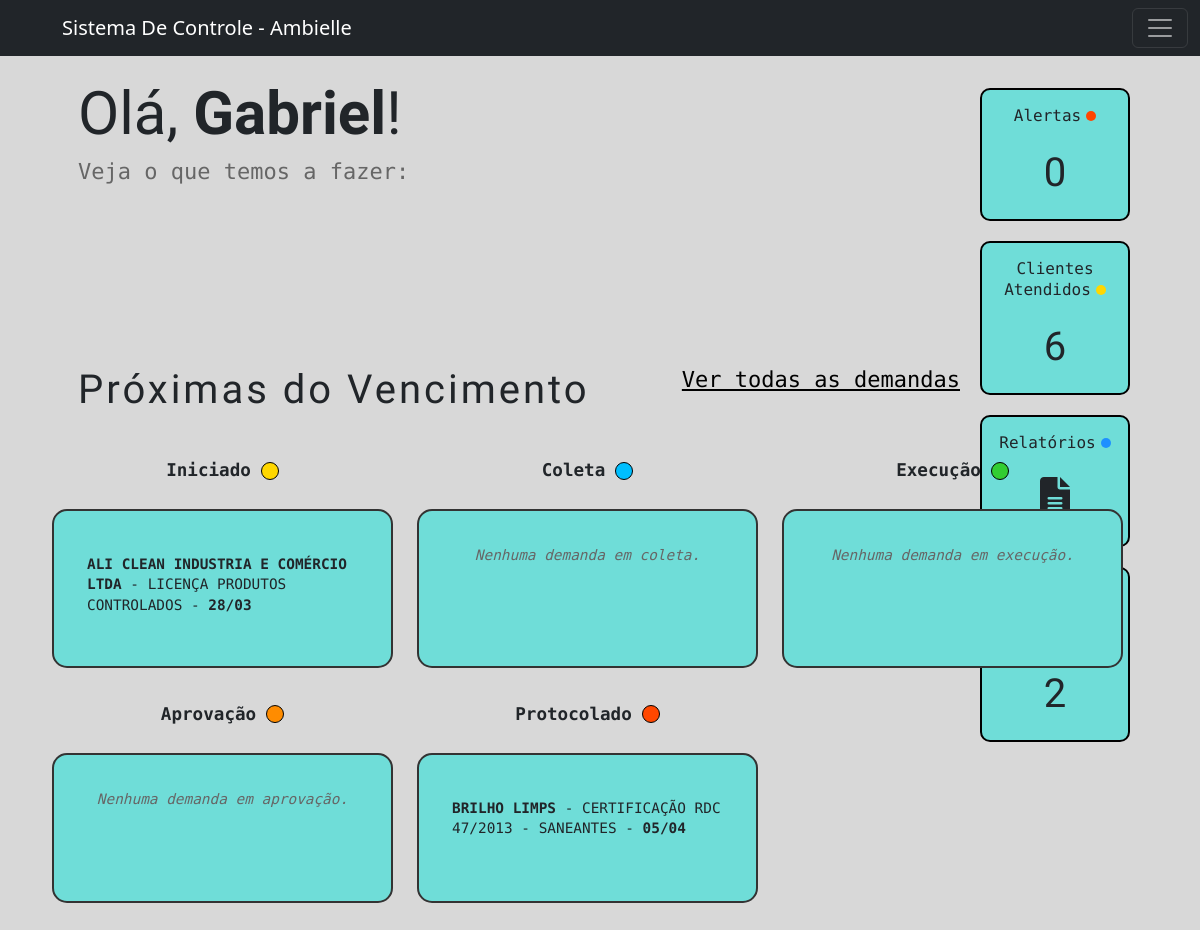
Screenshot of /ambielle/ (signed in) with the database file from the repository.
### workflow/models.py (models this page shows, shortened)
class Tarefa(models.Model):
    STATUS_CHOICES = [
        ('Iniciado', 'Iniciado'),
        ('Coleta De Informações', 'Coleta de Informações'),
        ('Execucao', 'Execução'),
        ('Aprovação Cliente', 'Aprovação Cliente'),
        ('Concluído', 'Concluído'),
        ('Encerrado', 'Encerrado'),
        ('Protocolado', 'Protocolado'),  # Nova opção adicionada
    ]
    tipo_servico = models.ForeignKey(TipoServico, on_delete=models.CASCADE, related_name="tarefas")
    cliente = models.ForeignKey(Cliente, on_delete=models.CASCADE)
    status = models.CharField(max_length=50, choices=STATUS_CHOICES, default='iniciado')
    data_inicio = models.DateField(default=timezone.now)
    prazo_final = models.DateField(null=True, blank=True)
    observacoes = models.TextField(blank=True, null=True)
    valor_total_servico = models.DecimalField(max_digits=10, decimal_places=2, blank=True, null=True)

class Cliente(models.Model):
    nome = models.CharField(max_length=255)
    endereco = models.CharField(max_length=255)
    numero = models.IntegerField(null=True)
    bairro = models.CharField(max_length=255, blank=True, null=True)
    razao_social = models.CharField(max_length=255, blank=True, null=True)
    telefone = models.CharField(max_length=15)
    email = models.EmailField()
    contato_principal = models.CharField(max_length=255)
    contato_secundario = models.CharField(max_length=255, blank=True, null=True)
    proposta_link = models.URLField(blank=True, null=True)
    cnpj = models.CharField(max_length=15)
    def __str__(self):
        return f"{self.nome}"

class TipoServico(models.Model):
    nome = models.CharField(max_length=50, unique=True)
    orgao = models.CharField(max_length=50, blank=True)
    def __str__(self):
        return f"{self.nome}"

### workflow/views/getPage.py (the view)
# urls.py: path('ambielle/', views.index, name='index'),
@login_required(login_url='workflow:login')
def index(request):
    title = 'Home'
    if request.method == 'POST':
        form = SuporteForm(request.POST)
        if form.is_valid():
            form.save()
            return redirect('workflow:index')  # Redireciona para uma lista de suporte após sucesso
    else:
        form = SuporteForm()
    limite = datetime.today().date() + timedelta(days=30)  # Licenças vencendo nos próximos 30 dias
    licencas_proximas = Licenca.objects.filter(data_vencimento__lte=limite)
    clientes = Cliente.objects.count()
    form = CreateTarefaForm()
    status_choices = Tarefa.STATUS_CHOICES
    hoje = timezone.now().date()
    data_limite = hoje + timedelta(days=450)
    demandas_execucao = Tarefa.objects.filter(status='Execucao', prazo_final__lte=data_limite).order_by('prazo_final')
    demandas_aprovacao = Tarefa.objects.filter(status='Aprovação Cliente', prazo_final__lte=data_limite).order_by('prazo_final')
    demandas_coleta = Tarefa.objects.filter(status='Coleta De Informações', prazo_final__lte=data_limite).order_by('prazo_final')
    demandas_iniciado = Tarefa.objects.filter(status='Iniciado', prazo_final__lte=data_limite).order_by('prazo_final')
    demandas_protocolado = Tarefa.objects.filter(status='Protocolado', prazo_final__lte=data_limite).order_by('prazo_final')
    tarefas_em_aberto = (
        demandas_aprovacao.count() +
        demandas_coleta.count() +
        demandas_execucao.count() +
        demandas_iniciado.count() +
        demandas_protocolado.count()
    )
    context ={
        'form': form,
        'title': title,
        'demandas_execucao': demandas_execucao,
        'demandas_aprovacao': demandas_aprovacao,
        'demandas_coleta': demandas_coleta,
        'demandas_iniciado': demandas_iniciado,
        'demandas_protocolado': demandas_protocolado,
        'clientes': clientes,
        'tarefas_em_aberto': tarefas_em_aberto,
        'licencas': licencas_proximas,
        'status_choices': status_choices
    }
    return render(
        request,
        'workflow/home.html',
        context,
    )

### workflow/templates/workflow/home.html (shortened to what this page needs)
{% extends 'global/base.html' %}
{% block content %}
  <main>
    <section class="dashboard-overview">
      <div class="saudacao-container">
        <div class="saudacao">
          <h1>Olá, <strong>{{ user.first_name }}</strong>!</h1>
          <p>Veja o que temos a fazer:</p>
        </div>
        <div class="alertas">
          <div class="cardHome" id="alertCard" role="button" tabindex="0" aria-label="Ver alertas de licenças">
            <h2>Alertas<span class="dot orange" aria-hidden="true"></span></h2>
            <div class="progress-info">
              <span class="numberof">{{ licencas|length }}</span>
            </div>
          </div>
          <div class="cardHome" id="clientesCard" role="button" tabindex="0" aria-label="Ver clientes atendidos">
            <h2>Clientes Atendidos<span class="dot yellow" aria-hidden="true"></span></h2>
            <div class="progress-info">
              <span class="numberof">{{ clientes }}</span>
            </div>
          </div>
          <div class="cardHome" id="relatoriosCard" role="button" tabindex="0" aria-label="Gerar relatórios">
            <h2>Relatórios<span class="dot blue" aria-hidden="true"></span></h2>
            <div class="progress-info">
              <span class="numberof"><i class="fa-solid fa-file-lines" aria-hidden="true"></i></span>
            </div>
          </div>
          <div class="cardHome" role="button" tabindex="0" aria-label="Tarefas em atendimento">
            <h2>Em Atendimento</h2>
            <div class="progress-info">
              <span class="numberof">{{ tarefas_em_aberto }}</span>
            </div>
          </div>
        </div>
    </section>
    <section class="demand-section">
      <div class="demand-container">
        <div class="prox-demanda">
          <div class="principal">
            <h2>Próximas do Vencimento</h2>
          </div>
          <a href="{% url 'workflow:get_tarefas_filtradas' %}" class="view-all-link">Ver todas as demandas</a>
        </div>
        <div class="demand-cards-wrapper">
          <div class="demand-cards-status">
            <div class="status">
              <h3>
                Iniciado
                <svg xmlns="http://www.w3.org/2000/svg" width="18" height="18" viewBox="0 0 18 18" fill="none" aria-hidden="true">
                  <circle cx="9" cy="9" r="8.5" fill="#FFD700" stroke="black" />
                </svg>
              </h3>
            </div>
            <div class="demand-card">
              {% for demanda in demandas_iniciado %}
                <div class="tarefa-clicavel"
                     data-id="{{ demanda.id }}"
                     data-status="{{ demanda.status }}"
                     role="button"
                     tabindex="0"
                     aria-label="Editar tarefa {{ demanda.cliente }} - {{ demanda.tipo_servico }}">
                  <p>
                    <strong>{{ demanda.cliente|upper }}</strong> - {{ demanda.tipo_servico }} -
                    <strong>{{ demanda.prazo_final|date:'d/m' }}</strong>
                  </p>
                </div>
              {% empty %}
                <p class="empty-state">Nenhuma demanda iniciada.</p>
              {% endfor %}
            </div>
          </div>
          <div class="demand-cards-status">
            <div class="status">
              <h3>
                Coleta
                <svg xmlns="http://www.w3.org/2000/svg" width="18" height="18" viewBox="0 0 18 18" fill="none" aria-hidden="true">
                  <circle cx="9" cy="9" r="8.5" fill="#00BFFF" stroke="black" />
                </svg>
              </h3>
            </div>
            <div class="demand-card">
              {% for demanda in demandas_coleta %}
                <div class="tarefa-clicavel"
                     data-id="{{ demanda.id }}"
                     data-status="{{ demanda.status }}"
                     role="button"
                     tabindex="0"
                     aria-label="Editar tarefa {{ demanda.cliente }} - {{ demanda.tipo_servico }}">
                  <p>
                    <strong>{{ demanda.cliente|upper }}</strong> - {{ demanda.tipo_servico }} -
                    <strong>{{ demanda.prazo_final|date:'d/m' }}</strong>
                  </p>
                </div>
              {% empty %}
                <p class="empty-state">Nenhuma demanda em coleta.</p>
              {% endfor %}
            </div>
          </div>
          <div class="demand-cards-status">
            <div class="status">
              <h3>
                Execução
                <svg xmlns="http://www.w3.org/2000/svg" width="18" height="18" viewBox="0 0 18 18" fill="none" aria-hidden="true">
                  <circle cx="9" cy="9" r="8.5" fill="#32CD32" stroke="black" />
                </svg>
              </h3>
            </div>
            <div class="demand-card">
              {% for demanda in demandas_execucao %}
                <div class="tarefa-clicavel"
                     data-id="{{ demanda.id }}"
                     data-status="{{ demanda.status }}"
                     role="button"
                     tabindex="0"
                     aria-label="Editar tarefa {{ demanda.cliente }} - {{ demanda.tipo_servico }}">
                  <p>
                    <strong>{{ demanda.cliente|upper }}</strong> - {{ demanda.tipo_servico }} -
                    <strong>{{ demanda.prazo_final|date:'d/m' }}</strong>
                  </p>
                </div>
              {% empty %}
                <p class="empty-state">Nenhuma demanda em execução.</p>
              {% endfor %}
            </div>
          </div>
          <div class="demand-cards-status">
            <div class="status">
              <h3>
                Aprovação
                <svg xmlns="http://www.w3.org/2000/svg" width="18" height="19" viewBox="0 0 18 19" fill="none" aria-hidden="true">
                  <circle cx="9" cy="9.04138" r="8.5" fill="#FF8C00" stroke="black" />
                </svg>
              </h3>
            </div>
            <div class="demand-card">
              {% for demanda in demandas_aprovacao %}
                <div class="tarefa-clicavel"
                     data-id="{{ demanda.id }}"
                     data-status="{{ demanda.status }}"
                     role="button"
                     tabindex="0"
                     aria-label="Editar tarefa {{ demanda.cliente }} - {{ demanda.tipo_servico }}">
                  <p>
                    <strong>{{ demanda.cliente|upper }}</strong> - {{ demanda.tipo_servico }} -
                    <strong>{{ demanda.prazo_final|date:'d/m' }}</strong>
                  </p>
                </div>
              {% empty %}
                <p class="empty-state">Nenhuma demanda em aprovação.</p>
              {% endfor %}
            </div>
          </div>
          <div class="demand-cards-status">
            <div class="status">
              <h3>
                Protocolado
                <svg xmlns="http://www.w3.org/2000/svg" width="18" height="18" viewBox="0 0 18 18" fill="none" aria-hidden="true">
                  <circle cx="9" cy="9" r="8.5" fill="#FF4700" stroke="black" />
                </svg>
              </h3>
            </div>
            <div class="demand-card">
              {% for demanda in demandas_protocolado %}
                <div class="tarefa-clicavel"
                     data-id="{{ demanda.id }}"
                     data-status="{{ demanda.status }}"
                     role="button"
                     tabindex="0"
                     aria-label="Editar tarefa {{ demanda.cliente }} - {{ demanda.tipo_servico }}">
                  <p>
                    <strong>{{ demanda.cliente|upper }}</strong> - {{ demanda.tipo_servico }} -
                    <strong>{{ demanda.prazo_final|date:'d/m' }}</strong>
                  </p>
                </div>
              {% empty %}
                <p class="empty-state">Nenhuma demanda protocolada.</p>
              {% endfor %}
            </div>
          </div>
        </div>
      </div>
    </section>
  </main>
{% endblock %}

### base_static/global/css/variables.css (style rules this page uses)
:root { @import url('https://fonts.googleapis.com/css2?family=Cabin+Condensed:wght@400;500;600;700&family=Roboto+Mono:ital,wght@0,100..700;1,100..700&display=swap'); --primary-color: #6fddd8; --secondary-color: #181D21; --hover-sidebar: #3e4246; --background-color: #D1D2D4; --color-alt-list: #0fbeb6; --padding: 16px; --primary-font: 'Cabin Condensed', sans-serif; --secondary-font: 'Roboto Mono', sans-serif; }
body { margin: 0; padding: 20px; display: flex; min-height: 100vh; }
main { flex: 1; margin-top: 2%; display: flex; margin-left: 0; flex-direction: column; width: 100%; }
section { width: 100%; padding: 20px 0; }

### base_static/global/css/forms.css (style rules this page uses)
h1 { font-family: var(--primary-font); }

### base_static/global/css/home.css (style rules this page uses)
.dashboard-overview { margin-bottom: 2rem; }
.saudacao { margin-top: 15px; position: relative; margin-left: 5%; width: 100%; }
.saudacao h1 { font-family: var(--primary-font); margin: 0; font-size: clamp(2rem, 5vw, 60px); line-height: 1.2; }
.saudacao p { display: block; font-family: var(--secondary-font); margin-top: 5px; font-size: clamp(1rem, 2vw, 22px); color: #666; margin-bottom: 0; }
.saudacao-container { display: flex; margin: 0; align-items: flex-start; gap: 1rem; }
.alertas { display: flex; flex: 1; justify-content: flex-end; padding: 25px; gap: 20px; margin-right: 25px; max-height: 180px; flex-wrap: wrap; }
.cardHome { background-color: var(--primary-color); border: 2px solid black; border-radius: 10px; text-align: center; flex-direction: column; width: 150px; cursor: pointer; transition: all 0.3s ease; padding: 1rem; min-height: 120px; display: flex; justify-content: space-between; }
.cardHome h2 { font-family: var(--secondary-font); font-size: 16px; margin: 0 0 1rem 0; font-weight: 500; line-height: 1.3; }
.dot { height: 10px; width: 10px; border-radius: 50%; display: inline-block; margin-left: 5px; }
.yellow { background-color: #FFD700; }
.blue { background-color: #1E90FF; }
.orange { background-color: #FF4500; }
.progress-info { display: flex; flex-direction: column; justify-content: space-between; font-size: 18px; font-weight: bold; flex: 1; }
.numberof { font-size: clamp(1.5rem, 4vw, 40px); font-family: var(--primary-font); font-weight: 400; }
.demand-section { margin-top: 3rem; }
.demand-container h2 { font-family: var(--primary-font); font-size: 2em; }
.demand-container p { font-family: var(--secondary-font); font-size: 1em; }
.view-all-link { font-family: var(--secondary-font); font-size: 1em; text-decoration: underline; color: #000; margin-bottom: 20px; cursor: pointer; font-size: 22px; font-weight: 400; margin-right: 220px; transition: color 0.3s ease; }
.prox-demanda { display: flex; justify-content: space-between; align-items: center; width: 100%; margin-bottom: 2rem; }
.principal { display: flex; flex-direction: column; align-items: flex-start; margin-left: 5%; }
.prox-demanda h2 { font-family: var(--primary-font); font-size: clamp(1.5rem, 4vw, 40px); font-weight: 400; letter-spacing: 3px; margin: 0; padding: 0; }
.demand-cards-wrapper { display: grid; grid-template-columns: repeat(auto-fit, minmax(300px, 1fr)); gap: 1.5rem; margin-right: 25px; padding: 0 2rem; }
.demand-cards-status { display: flex; flex-direction: column; font-family: var(--secondary-font); min-height: 200px; }
.status { width: 100%; height: 45px; display: flex; align-items: center; justify-content: center; margin-bottom: 1rem; }
.demand-cards-status h3 { display: inline-flex; align-items: center; justify-content: center; margin: 0; font-size: 1.1rem; font-weight: 600; }
.demand-cards-status svg { margin-left: 10px; }
.demand-card { background-color: var(--primary-color); border: 2px solid #333; border-radius: 15px; padding: 1.5rem; font-family: var(--secondary-font); transition: all 0.3s ease; flex: 1; min-height: 150px; }
.tarefa-clicavel { cursor: pointer; padding: 0.5rem; border-radius: 4px; transition: background-color 0.3s ease; margin-bottom: 0.5rem; border: 1px solid transparent; }
.demand-card p { font-size: 0.9em; margin: 10px 0; line-height: 1.4; }
.empty-state { color: #666; font-style: italic; text-align: center; }

### rows the page displays
Tarefa: cliente "ALI CLEAN INDUSTRIA E COMÉRCIO LTDA", tipo_servico "LICENÇA PRODUTOS CONTROLADOS", prazo_final "28/03"
Tarefa: cliente "BRILHO LIMPS", tipo_servico "CERTIFICAÇÃO RDC 47/2013 - SANEANTES", prazo_final "05/04"

### other values shown
{{ user.first_name }} "Gabriel"
{{ licencas|length }} "0"
{{ clientes }} "6"
{{ tarefas_em_aberto }} "2"
